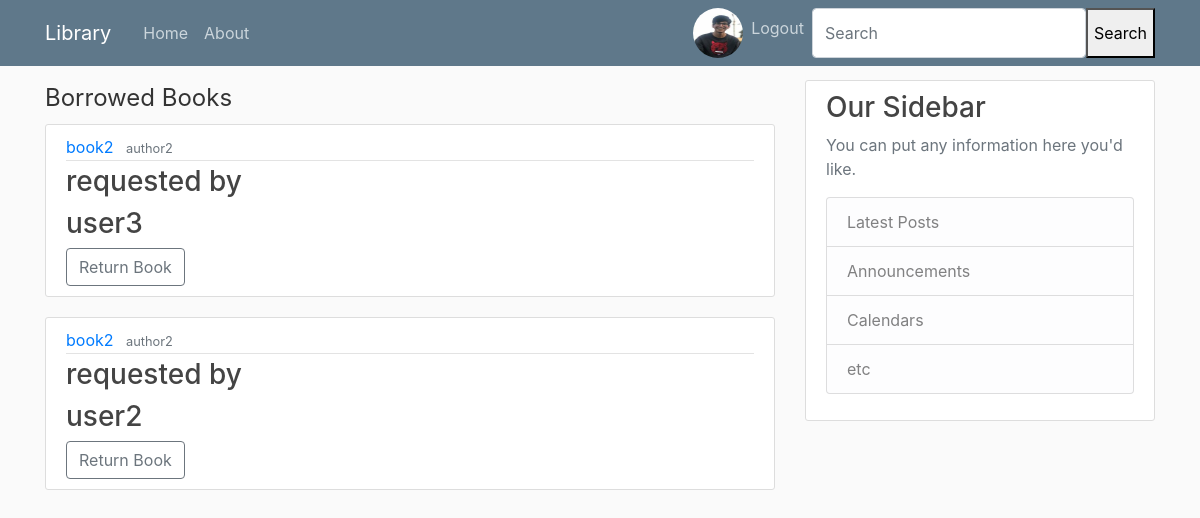
Page /approved-request/list/ (signed in) on the earlier database version.
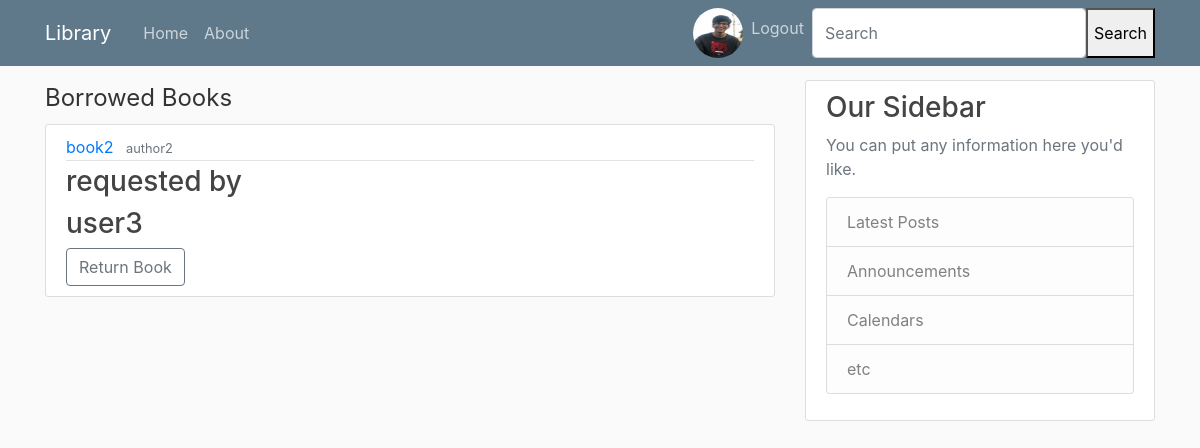
Same page on the later database version.
### books/models.py (models this page shows, shortened)
class request_detail(models.Model):
    book_detail = models.ForeignKey(Book, on_delete=models.CASCADE)
    requested_by = models.ForeignKey(User, on_delete=models.CASCADE)
    return_date = models.DateField(default=timezone.now()+datetime.timedelta(days=7))
    request_status = models.CharField(max_length=15, default = 'Pending')

class Book(models.Model):
    title = models.CharField(max_length=100)
    genre = models.CharField(max_length=50)
    author = models.CharField(max_length=100)
    date_added = models.DateTimeField(default=timezone.now)
    publisher = models.CharField(max_length=100)
    summary = models.TextField(blank=True)
    location = models.TextField()
    available = models.BooleanField(default=True)
    ISBN = models.CharField(max_length=17)

### books/views.py (the view)
# urls.py: path('approved-request/list/', views.ApprovedRequestListView.as_view(), name='approved-request-list'),
class ApprovedRequestListView(LoginRequiredMixin, UserPassesTestMixin, ListView):
    model = request_detail
    template_name = 'books/approved_request_list.html'
    context_object_name = 'requests'
    ordering = ['book_detail']
    def test_func(self):
        current_user = self.request.user
        if current_user.has_perm('books.add_book'):
            return True
        return False

### books/templates/books/approved_request_list.html
{% extends "books/base.html" %}
{% block content %}
    <legend>Borrowed Books</legend>
    {% for request in requests %}
        {% if request.request_status == 'Approved' %}
        <article class="media content-section">
            <div class="media-body">
                <div class="article-metadata">
                    <a class="mr-2" href="{% url 'book-detail' request.book_detail.id %}">{{ request.book_detail.title }}</a>
                    <small class="text-muted">{{ request.book_detail.author }}</small>
                </div>
                <h3>requested by </h3><h3><a class="article-title" href="{% url 'profile-detail' request.requested_by.id %}">{{ request.requested_by }}</a></h3>
    <a class="btn btn-outline-secondary" href="{% url 'book-return' request.id %}">Return Book</a>
            </div>
        </article>
        {% endif %}
    {% endfor %}
{% endblock content %}

Differences in the rows shown:
removed request_detail: book_detail "book2", book_detail.author "author2", requested_by "user2"
